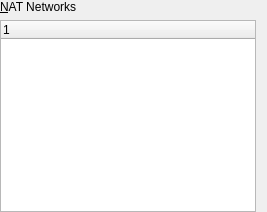
<ui version="4.0">
 <comment>
 VPox frontends: Qt GUI ("VirtualPox"):

 Copyright (C) 2009-2020 Oracle Corporation

 This file is part of VirtualPox Open Source Edition (OSE), as
 available from http://www.virtualpox.org. This file is free software;
 you can redistribute it and/or modify it under the terms of the GNU
 General Public License (GPL) as published by the Free Software
 Foundation, in version 2 as it comes in the "COPYING" file of the
 VirtualPox OSE distribution. VirtualPox OSE is distributed in the
 hope that it will be useful, but WITHOUT ANY WARRANTY of any kind.
 </comment>
 <class>UIGlobalSettingsNetwork</class>
 <widget class="QWidget" name="UIGlobalSettingsNetwork">
  <layout class="QVBoxLayout">
   <property name="margin">
    <number>0</number>
   </property>
   <item>
    <widget class="QILabelSeparator" native="1" name="m_pNetworkLabel">
     <property name="text">
     <string>&amp;NAT Networks</string>
     </property>
     <property name="buddy">
      <cstring>m_pTreeNetworkNAT</cstring>
     </property>
    </widget>
   </item>
   <item>
    <layout class="QHBoxLayout" name="m_pLayoutNAT">
     <property name="spacing">
      <number>3</number>
     </property>
     <item>
      <widget class="QITreeWidget" name="m_pTreeNetworkNAT">
       <property name="sizePolicy">
        <sizepolicy hsizetype="MinimumExpanding" vsizetype="MinimumExpanding">
         <horstretch>0</horstretch>
         <verstretch>0</verstretch>
        </sizepolicy>
       </property>
       <property name="minimumSize">
        <size>
         <width>0</width>
         <height>150</height>
        </size>
       </property>
       <property name="whatsThis">
        <string>Lists all available NAT networks.</string>
       </property>
       <property name="rootIsDecorated">
        <bool>false</bool>
       </property>
      </widget>
     </item>
     <item>
      <widget class="UIToolBar" name="m_pToolbarNetworkNAT"/>
     </item>
    </layout>
   </item>
</layout>
</widget>
 <customwidgets>
  <customwidget>
   <class>QILabelSeparator</class>
   <extends>QLabel</extends>
   <header>QILabelSeparator.h</header>
  </customwidget>
  <customwidget>
   <class>UIToolBar</class>
   <extends>QToolBar</extends>
   <header>UIToolBar.h</header>
  </customwidget>
  <customwidget>
   <class>QITreeWidget</class>
   <extends>QTreeWidget</extends>
   <header>QITreeWidget.h</header>
  </customwidget>
 </customwidgets>
 <resources/>
 <connections/>
</ui>
